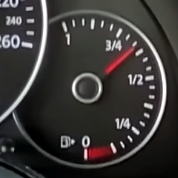
#> input picture gauge/12.png, 178 x 178 px
$ python render.py
#> lines starting #> are read from the running program, lines starting #| are printed output that depends on the picture
# -*- coding=utf-8 -*-
"""Renders gasolinera/assets/gauges.png from the gauge images in this directory.

Run it with `make gauge-image`. The bot sends the result, and never renders it.
"""
from pathlib import Path

from PIL import Image, ImageOps

HERE = Path(__file__).parent
TILE = 400


def main():
    # In the order of the buttons 24, 16, 12.
    gauges = ["12.png", "8.jpg", "6.webp"]
    canvas = Image.new("RGB", (TILE * len(gauges), TILE), "black")
#> canvas: PIL image 1200x400 RGB; every value is 0
    for index, name in enumerate(gauges):
        source = ImageOps.contain(Image.open(HERE / name).convert("RGB"), (TILE, TILE), Image.LANCZOS)
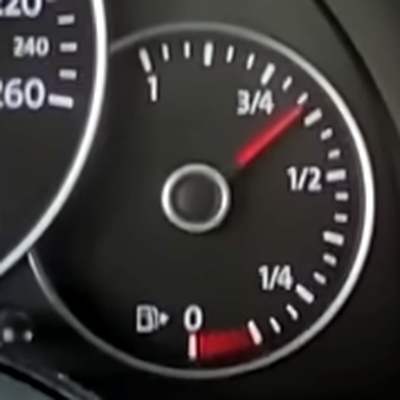
#> source: PIL image 400x400 RGB; mean R, G, B 59.1, 56.3, 55.1
        canvas.paste(source, (index * TILE + (TILE - source.width) // 2, (TILE - source.height) // 2))
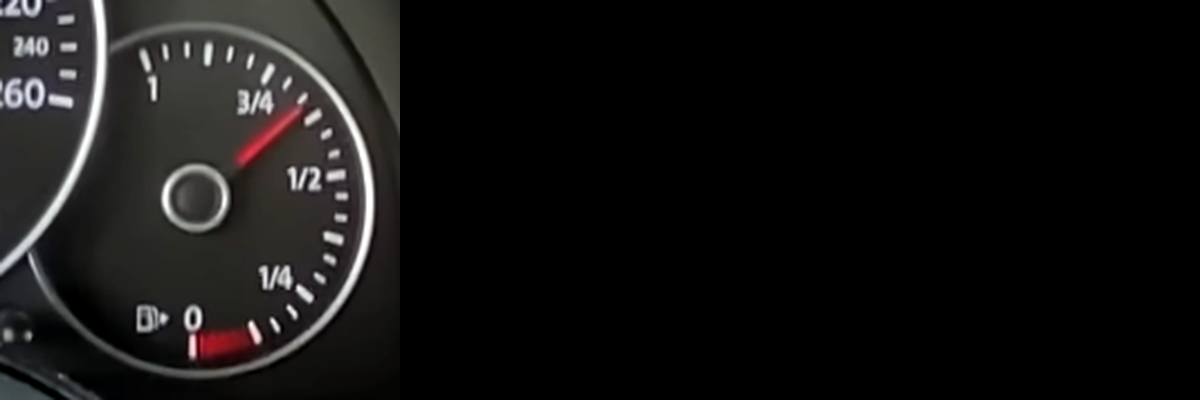
#> canvas: PIL image 1200x400 RGB; mean R, G, B 19.7, 18.8, 18.4
#> pass 2 of the loop in main, `for index, name in enumerate(gauges):`:
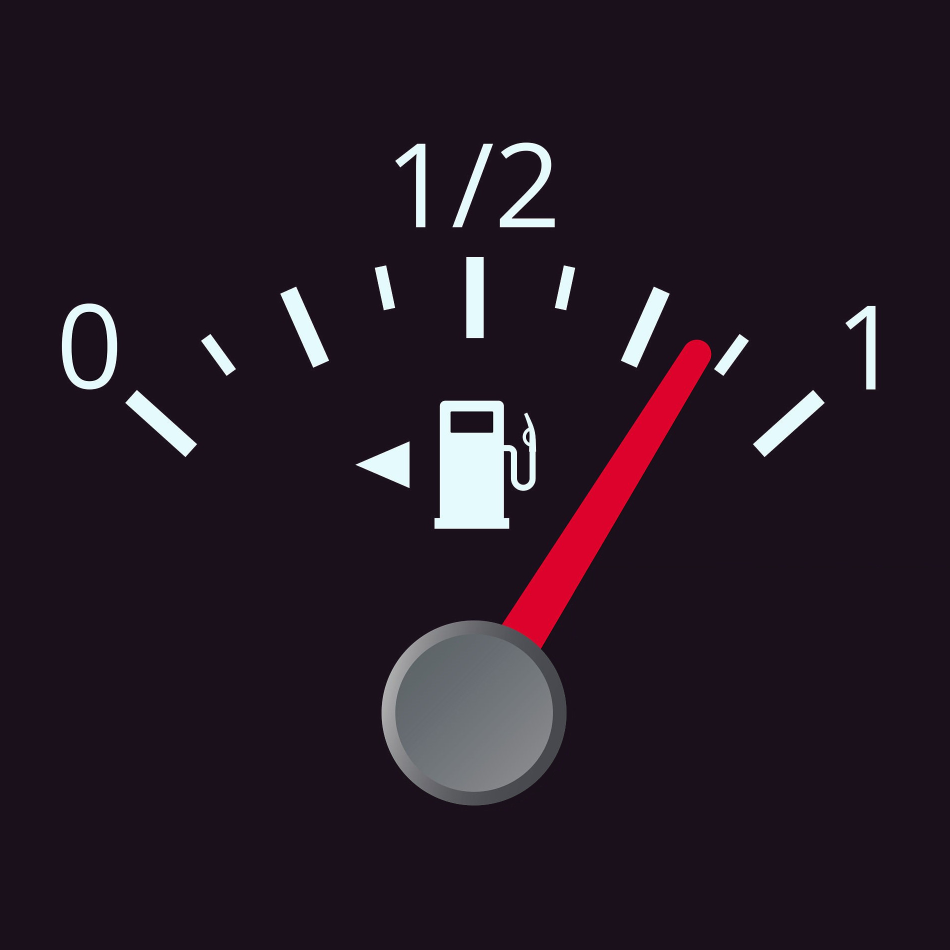
#> input picture gauge/8.jpg, 1900 x 1900 px (shown at 1/2 size)
#> in main, `source = ImageOps.contain(Image.open(HERE / name).convert("RGB"), (TIL..`:
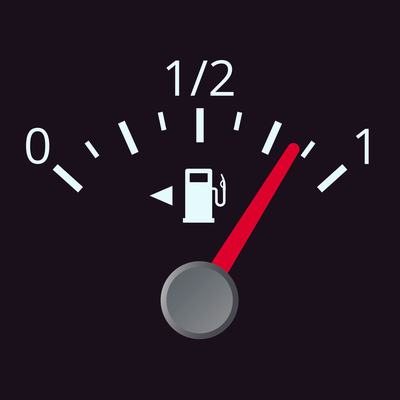
#> source: PIL image 400x400 RGB; mean R, G, B 36.8, 25.1, 36.1
#> in main, `canvas.paste(source, (index * TILE + (TILE - source.width) // 2, (TILE..`:
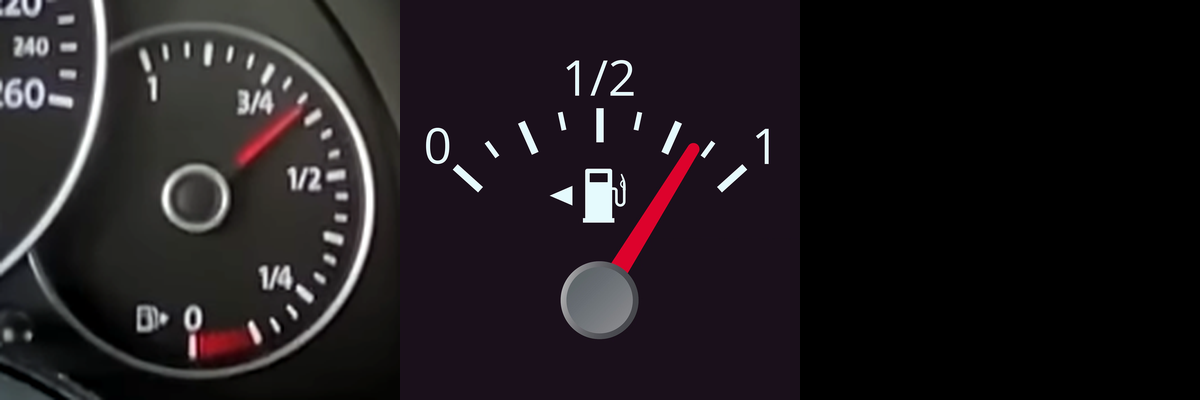
#> canvas: PIL image 1200x400 RGB; mean R, G, B 32, 27.1, 30.4
#> pass 3 of the loop in main, `for index, name in enumerate(gauges):`:
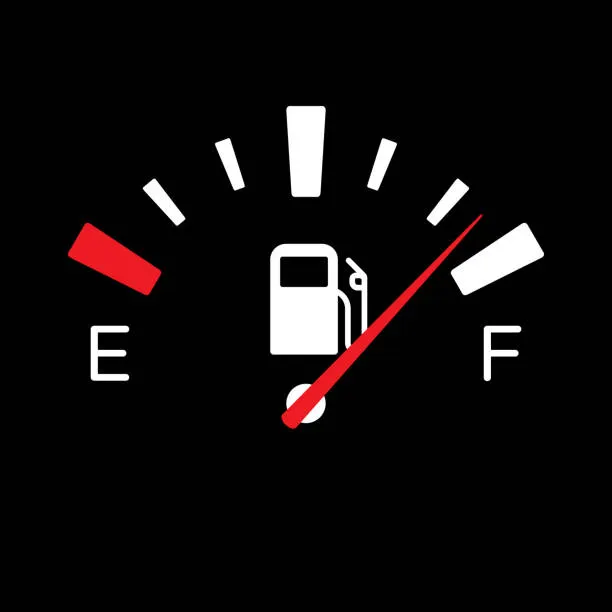
#> input picture gauge/6.webp, 612 x 612 px
#> in main, `canvas.paste(source, (index * TILE + (TILE - source.width) // 2, (TILE..`:
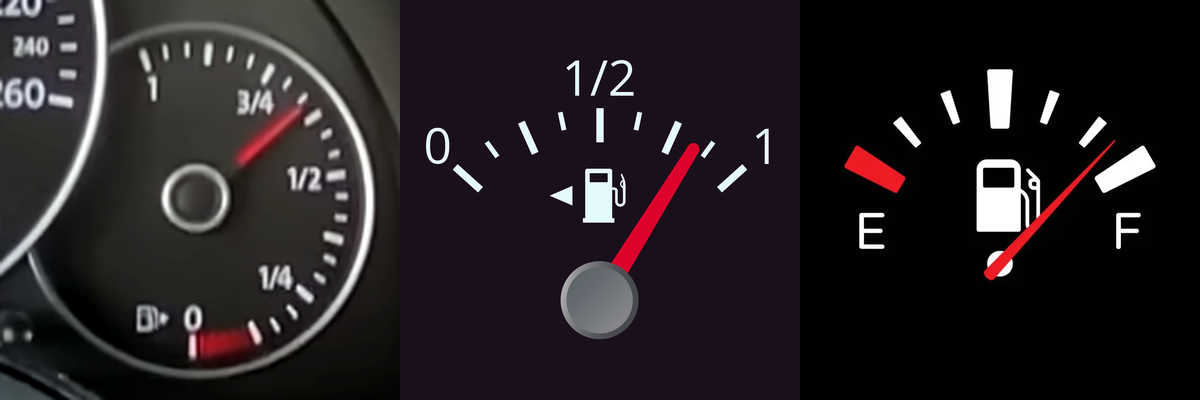
#> canvas: PIL image 1200x400 RGB; mean R, G, B 37.7, 31.7, 35

    output = HERE.parent / "gasolinera" / "assets" / "gauges.png"
    output.parent.mkdir(exist_ok=True)
    canvas.save(output, optimize=True)


if __name__ == "__main__":
    main()
